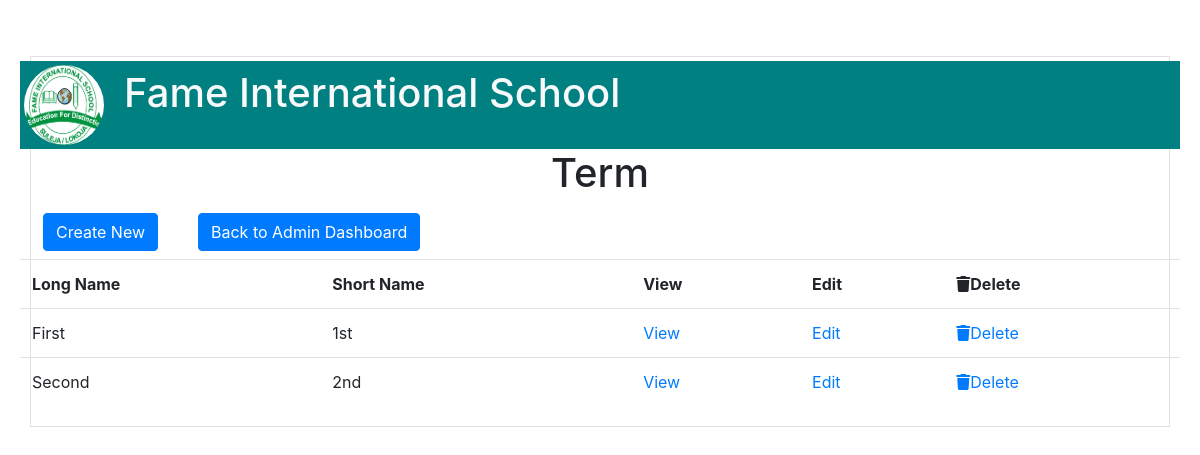
The app's page /public/Admin/Term/index.php with its own data.
### tables this page shows
CREATE TABLE `tblterm` (
  `termId` int(11) NOT NULL,
  `termLName` varchar(50) NOT NULL,
  `termSName` varchar(50) NOT NULL
);

### private/functions.php (called while the page is built, shortened)
<?php
function urlFor($script_path) {
  if($script_path[0] != '/') {
    $script_path = "/" . $script_path;
  }
  return WWW_ROOT . $script_path;
}
?>

### private/query_functions.php (called while the page is built, shortened)
<?php
function getTerm(){
	global $db;
	$sql = "SELECT * FROM tblTerm ";
	$result = mysqli_query($db, $sql);
	return $result;
}

### public/Admin/Term/index.php (the view, shortened to what this page needs)
<?php
    $pageHeading = "Term";
    include_once(SHARED_PATH .'/adminHeader.php');
?>
<div class="row">
    <div class="col-xs-12 mx-auto">
        <h1><?php echo $pageHeading;?></h1>
    </div>
</div>
<nav class="nav navbar-inline">
	<li class="mr-4 p-2"><a class="btn btn-primary" href="<?php echo urlFor('/admin/term/new.php');?>"> Create New</a></li>
    <li class="mr-4 p-2"><a class="btn btn-primary" href="<?php echo urlFor('/admin/index.php');?>"> Back to Admin Dashboard</a></li>
</nav>
<div class="row">
    <div class="col-xs-12 table-responsive">
        <table class="table ">
            <tr>
                <th>Long Name</th>
                <th>Short Name</th>
                <th>View</a></th>
                <th>Edit</a></th>
                <th><i class="fas fa-trash"></i>Delete</a></th>
            </tr>
            <?php
                $terms = getTerm();
                foreach($terms as $term){
            ?>
            <tr>
                <td><?php echo $term['termLName'];?></td>
                <td><?php echo $term['termSName'];?></td>
                <td><a href="<?php echo urlFor('/admin/term/show.php?id='.$term['termId']);?>">View</a></td>
                <td><a href="<?php echo urlFor('/admin/term/edit.php?id='.$term['termId']);?>">Edit</a></td>
                <td><a href="<?php echo urlFor('/admin/term/delete.php?id='.$term['termId']);?>"><i class="fas fa-trash"></i>Delete</a></td>
            </tr>
            <?php
               }?>
        </table>
    </div>
    </div>
</div>

### public/stylesheets/custom.css (style rules this page uses)
body { padding-top: 54px; background-image:url(img/Banner1.png) }
@media (min-width: 992px) { body { padding-top: 56px; } }

### records on screen
tblterm: termLName "First", termSName "1st"
tblterm: termLName "Second", termSName "2nd"

### other values on screen
$pageHeading "Term"
